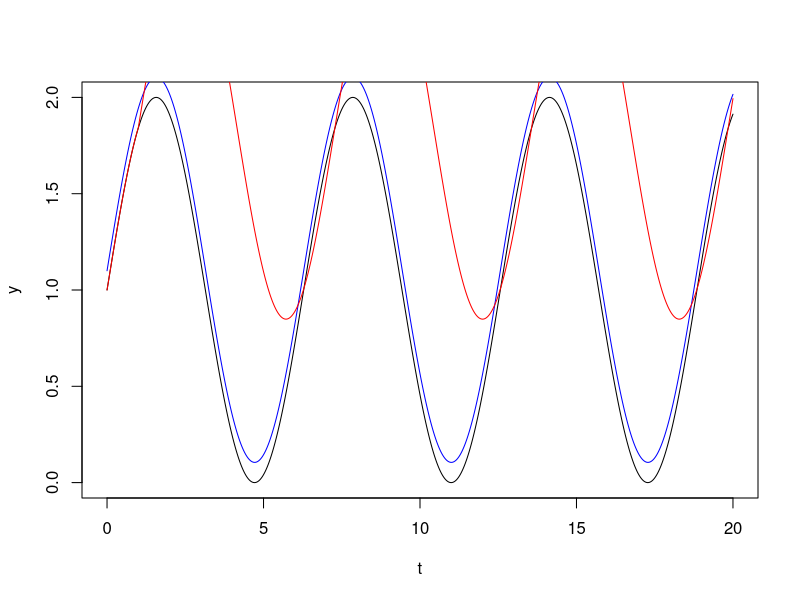

This figure's R source:
# y' = cos(t), y(0) =1
#

# solucion analitica
 
t2=20
del1 = .01
t = seq(0, t2, del1)

y = sin(t)+1

plot(t, y, type='l')

# ============================
# solucion numerica

del1 = .01
t = seq(0, t2, del1)
n = length(t)
y = rep(0, n)

y1 = 1
y[1] = y1

for (i in 2:n){
  y2 = y1 + del1 * cos(t[i-1])
  y1 = y2
  y[i] = y1
}

points(t, y+.1, type='l', col='blue')

#=============== solucion con retardo

tao = 1
del1 = .01
n = tao/del1+1

t = seq(0,tao,length.out = n)
y = rep(0, n)

nrep = t2/tao
cat('nrep:', nrep, '\n')

tt = t

for (i in 2:nrep){
  tt = c(tt, (i-1)*tao+t[2:n])
}

print('tt')
print(tt)

nt = length(tt)

yy = rep(0,nt)

y1 = 1
yy[1] = y1

cat('n = ', n, '\n')

for (i in 2:n){
  y2 = y1 + del1*cos(t[i-1])
  yy[i] = y2
  y1 = y2
}

print('yy')
print(yy)

print('y1')
print(y1)

for (i in (n+1):nt){
  y2 = y1 + del1*cos(tt[i-n])
  yy[i] = y2
  y1 = y2
}

print(tt)
print(yy)

print(length(tt))
print(length(yy))

points(tt, yy, type='l', col='red')
